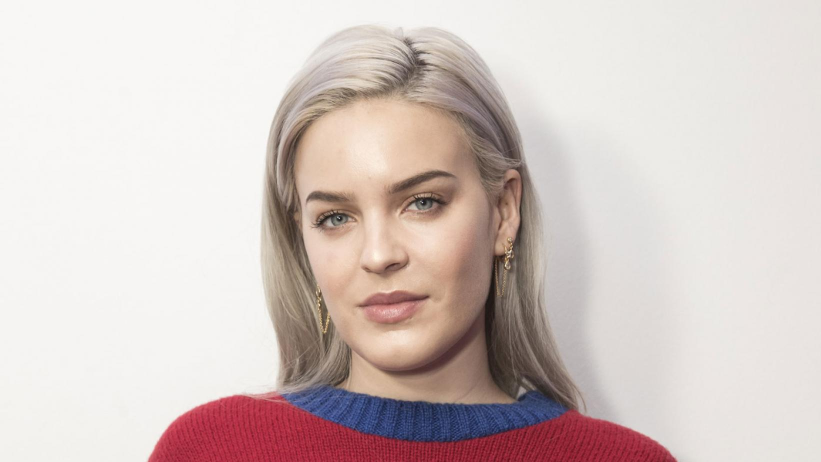
#> input picture backend/image/anne-marie.jpg, 1642 x 924 px (shown at 1/2 size)
$ python -i face_color_ml.py   (imports and definitions only)
#> lines starting #> are read from the running program, lines starting #| are printed output that depends on the picture; after the words box and inside, x2 and y2 are one past the last pixel; in counts of white or black regions, pixels touching at a corner belong together
#> further down, picture is the input picture: shape (924, 1642, 3); mean B, G, R 195.9, 199.5, 212.8
""" Face Color Machine Learning code """
from collections import Counter
import pprint
from facenet_pytorch import MTCNN, InceptionResnetV1, extract_face
from PIL import Image, ImageDraw
import numpy as np
import cv2
from sklearn.cluster import KMeans
import imutils
from matplotlib import pyplot as plt
path = 'backend/image/anne-marie.jpg'

# [1 line that did not run here, left out]

# [10 lines left out: function img_to_face, not called in this run]

# [1 line not run here, left out]

def extractSkin(image):
    # Taking a copy of the image
    img = image.copy()
    # Converting from BGR Colours Space to HSV
    img = cv2.cvtColor(img, cv2.COLOR_BGR2HSV)
#> img: shape (924, 1642, 3); mean H, S, V 27.9, 31.1, 214

    # Defining HSV Threadholds
#     lower_threshold = np.array([0, 0, 0], dtype=np.uint8) # 0 48 80
#     upper_threshold = np.array([255, 255, 255], dtype=np.uint8) # 26 255 255

    lower_threshold = np.array([0, 48, 80], dtype=np.uint8) # 0 48 80 0 133 77
    upper_threshold = np.array([20,255,255], dtype=np.uint8) # 26 255 255 255 173 127

    # Single Channel mask,denoting presence of colours in the about threshold
    skinMask = cv2.inRange(img, lower_threshold, upper_threshold)
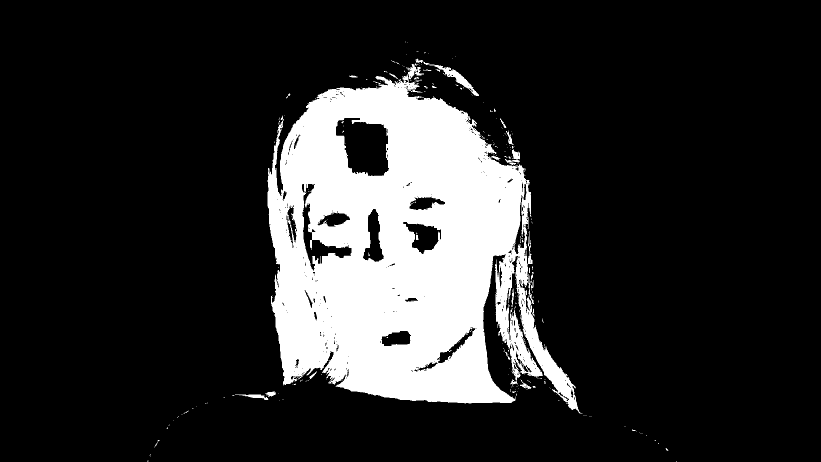
#> skinMask: shape (924, 1642) (shown at 1/2 size); 17% white; 253 white regions (226 under 20 px), largest, box (x1, y1, x2, y2) and area: (535, 128, 1164, 828) 253793, (847, 123, 958, 192) 1138, (470, 789, 537, 800) 288

    # Cleaning up mask using Gaussian Filter
    skinMask = cv2.GaussianBlur(skinMask, (3, 3), 0)

    # Extracting skin from the threshold mask
    skin = cv2.bitwise_and(img, img, mask=skinMask)
#> skin: shape (924, 1642, 3); mean H, S, V 2.2, 12.5, 31

    # Return the Skin image
    return cv2.cvtColor(skin, cv2.COLOR_HSV2BGR)
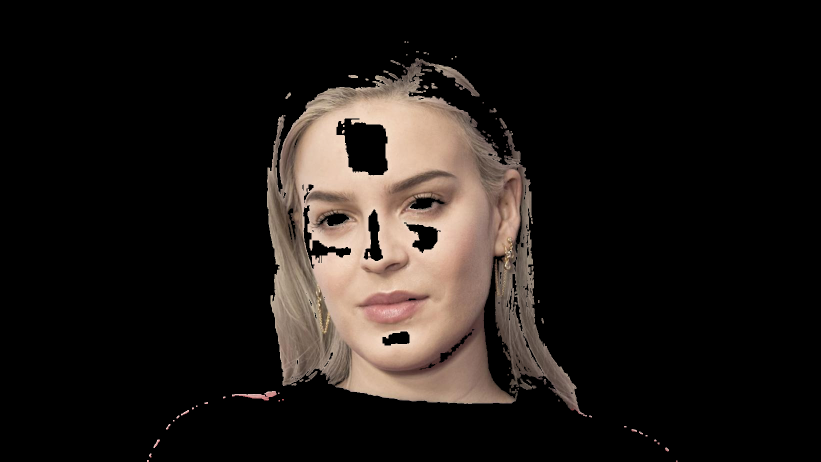
#> returned value: shape (924, 1642, 3) (shown at 1/2 size); mean B, G, R 22.7, 25.8, 31


# [106 lines left out: functions removeBlack, getColorInformation, extractDominantColor, not called in this run]


# [14 lines of commented-out code are left out]


"""## Section Two.4.2 : Putting it All together: Pretty Print
The function makes print out the color information in a readable manner
"""


# [4 lines left out: function prety_print_data, not called in this run]


"""
The below lines of code, is the implementation of the above defined function.
"""

# Get Image from URL. If you want to upload an image file and use that comment the below code and replace with  image=cv2.imread("FILE_NAME")
# [1 line not run here, left out]

# Resize image to a width of 250
# [1 line that did not run here, left out]

# Show image
# [3 lines not run here, left out]
# plt.show()

# Apply Skin Mask
# [1 line that did not run here, left out]

# [3 lines not run here, left out]
# plt.show()

# Find the dominant color. Default is 1 , pass the parameter 'number_of_colors=N' where N is the specified number of colors
# [1 line that did not run here, left out]

# [7 lines of commented-out code are left out]
max_color = [0,0,0]
sel_color = [0,0,0]
site1 = 0
site2 = 1
# [27 lines not run here, left out]

>>> import cv2
>>> picture = cv2.imread('image/anne-marie.jpg')
>>> result = extractSkin(picture)

$ run again, on backend/image/sana.jpg
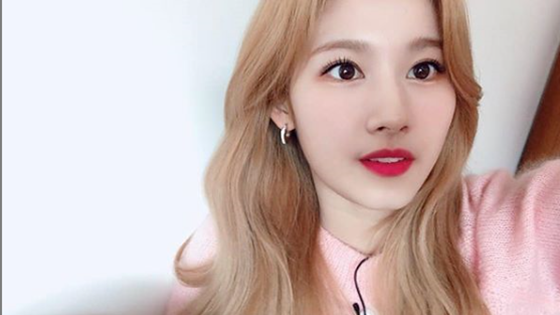
#> input picture backend/image/sana.jpg, 560 x 315 px
#> picture is the input picture: shape (315, 560, 3); mean B, G, R 181.9, 185, 205
#> img: shape (315, 560, 3); mean H, S, V 66.3, 48.7, 209.6
#> in extractSkin, `skinMask = cv2.inRange(img, lower_threshold, upper_threshold)`:
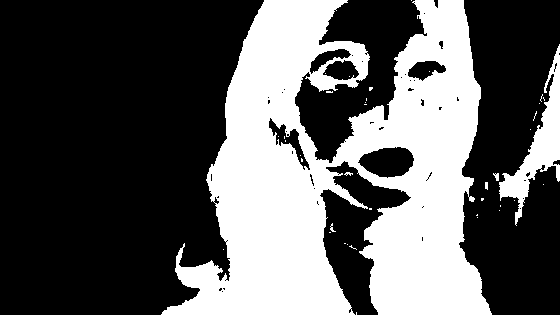
#> skinMask: shape (315, 560); 36.1% white; 39 white regions (33 under 20 px), largest, box (x1, y1, x2, y2) and area: (161, 0, 492, 315) 60382, (499, 44, 560, 226) 3051, (493, 173, 499, 181) 31, (485, 182, 488, 190) 22, (330, 223, 336, 232) 21, (344, 172, 353, 176) 20
#> skin: shape (315, 560, 3); mean H, S, V 4.5, 35.1, 65.6
#> in extractSkin, `return cv2.cvtColor(skin, cv2.COLOR_HSV2BGR)`:
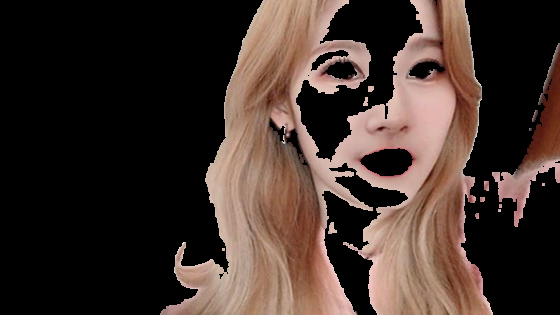
#> returned value: shape (315, 560, 3); mean B, G, R 43.8, 50.2, 65.6

$ run again, on backend/image/sana2.jpg
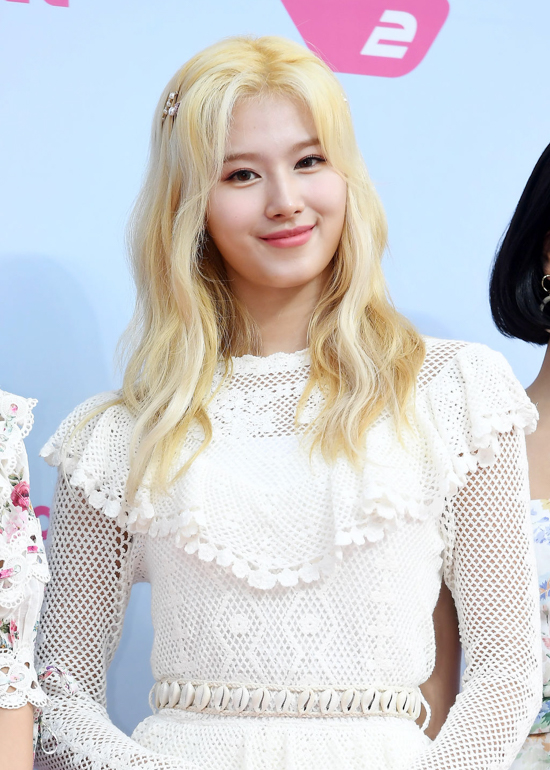
#> input picture backend/image/sana2.jpg, 550 x 770 px
#> picture is the input picture: shape (770, 550, 3); mean B, G, R 209.1, 206.8, 207.4
#> img: shape (770, 550, 3); mean H, S, V 72.3, 39.3, 223.1
#> in extractSkin, `skinMask = cv2.inRange(img, lower_threshold, upper_threshold)`:
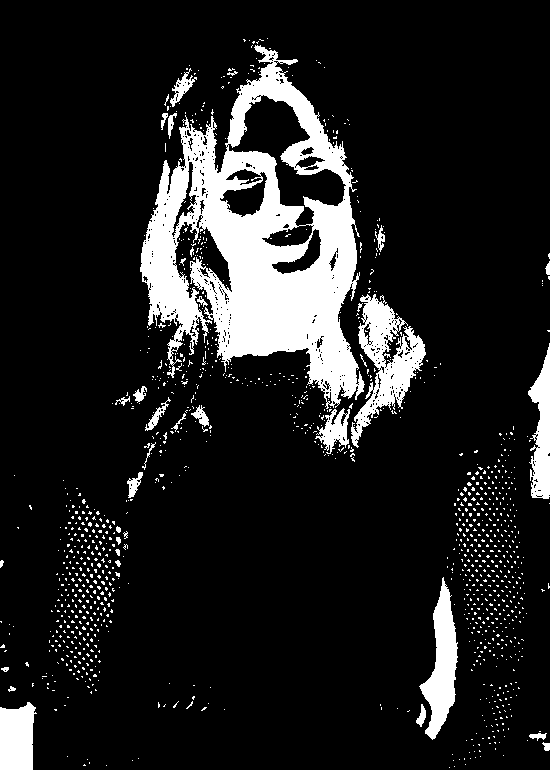
#> skinMask: shape (770, 550); 12.9% white; 1141 white regions (1107 under 20 px), largest, box (x1, y1, x2, y2) and area: (140, 45, 365, 409) 35816, (351, 294, 426, 448) 4355, (419, 577, 458, 740) 3026
#> skin: shape (770, 550, 3); mean H, S, V 3.5, 13.9, 34.7
#> in extractSkin, `return cv2.cvtColor(skin, cv2.COLOR_HSV2BGR)`:
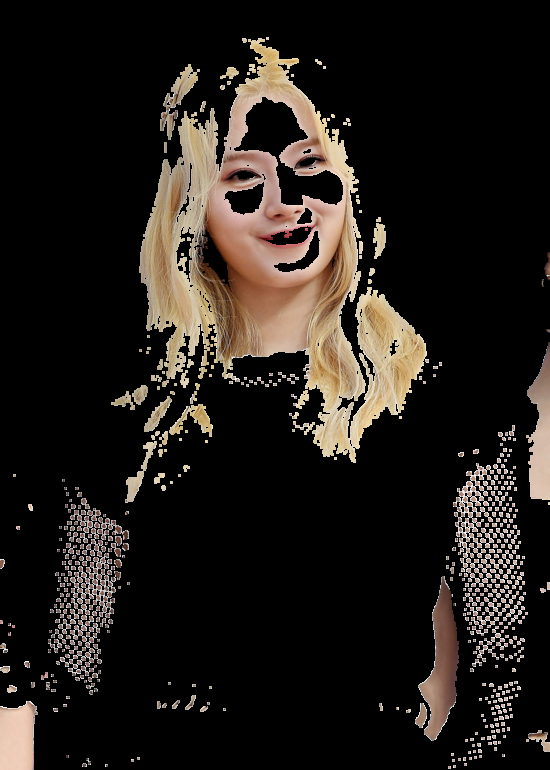
#> returned value: shape (770, 550, 3); mean B, G, R 25.2, 29.7, 34.7
